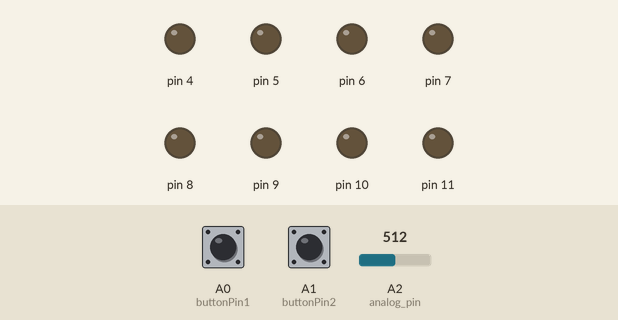
This sketch was run on a simulated Arduino Uno, built with avr-gcc and run on an emulated ATmega328P. Shown: output pins drawn as LEDs (lit = HIGH). Inputs (shaded band) come from the test bench; at power-on: A0 (buttonPin1) HIGH, A1 (buttonPin2) HIGH, A2 (analog_pin) = 512.

Above: at 1.2 s.
1.3 s: A0 (buttonPin1) pulled LOW for 3.2 s
At 2.2 s:
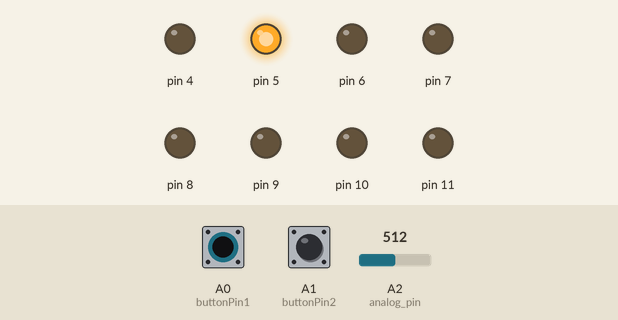
6.8 s: A0 (buttonPin1) pulled LOW for 0.15 s
At 7.7 s:
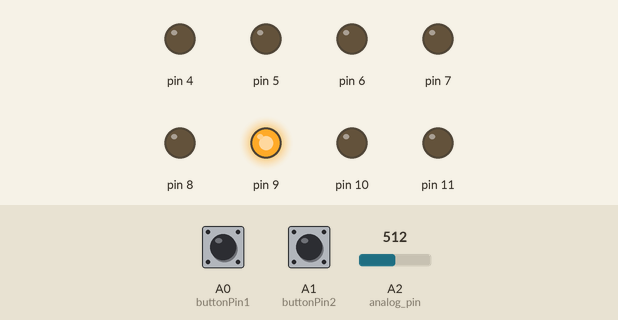
9.3 s: A0 (buttonPin1) pulled LOW for 1 s
At 10.2 s:
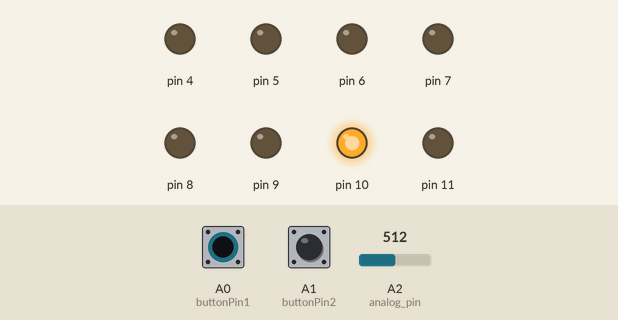
11.8 s: A0 (buttonPin1) pulled LOW for 0.15 s
At 12.7 s:
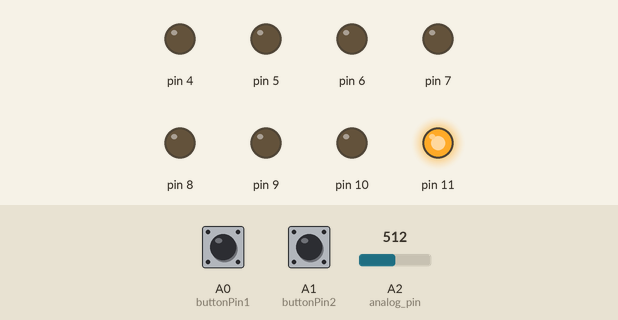
14.3 s: A0 (buttonPin1) pulled LOW for 0.15 s
At 15.2 s:
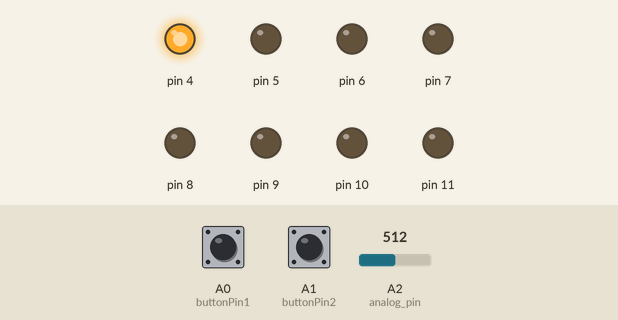
16.8 s: A1 (buttonPin2) pulled LOW for 3.2 s
At 20.7 s:
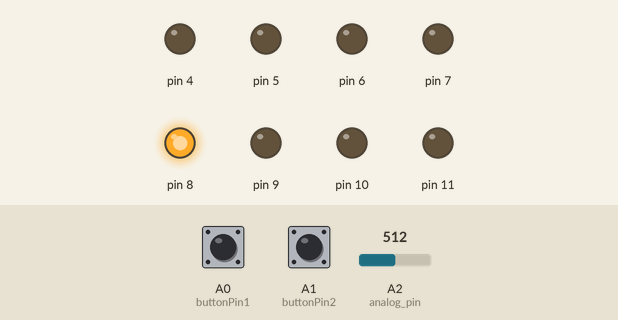
Timing chart, 0 to 22.4 s (numbered marks = the images above; inputs shaded):
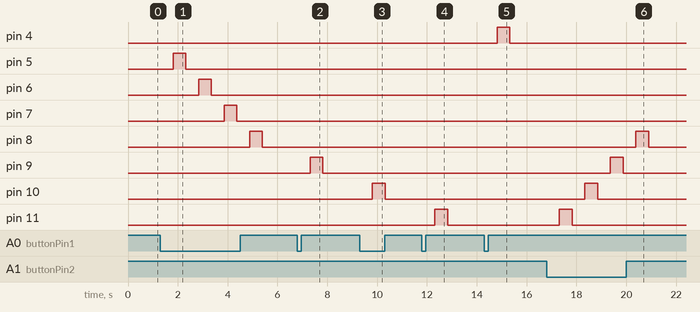

The sketch:

Exercise3.ino
```cpp
const int buttonPin1 = A0; // the number of the pushbutton pin
const int buttonPin2 = A1; // the number of the pushbutton pin
int buttonState1 = 0; // variable for reading the pushbutton status
int buttonState2 = 0; // variable for reading the pushbutton status
const byte analog_pin = A2; // the number of variable resistance pin
byte key;

int i = 0;
int val = 0;

void setup(){
  // PORT B(pin 8-11)
  DDRB = 0b00001111;
  // PORT D(pin 4-7)
  DDRD = 0b11110000;

  Serial.begin(9600);

 }


void loop(){
  val = analogRead(analog_pin);
  // read the state of the pushbutton value:

  buttonState1 = digitalRead(buttonPin1);
  buttonState2 = digitalRead(buttonPin2);

   // check if the pushbutton is pressed. If it is, the buttonState is HIGH:
  if (buttonState1 == LOW) {
    i++;
    delay(val);
    if ((i%8) < 4){
      PORTD = 0x10 << (i%4);
      delay(val);
      PORTD = 0x00;
      }
   else if (4 <= (i%8)){
      PORTB = 1 << (i%4);
      delay(val);
      PORTB = 0x00;
    }

  }

  if (buttonState2 == LOW) {
    i--;
    delay(val);
    if ((i%8) < 4){
      PORTD = 0x10 << (i%4);
      delay(val);
      PORTD = 0x00;
      }
    else if (4 <= (i%8)){
      PORTB = 1 << (i%4);
      delay(val);
      PORTB = 0x00;
    }
  }

}
```

Measured:
- after the input at 1.3 s, pin 5: LOW → HIGH after 0.51 s, → LOW 0.51 s later; pin 6: LOW → HIGH after 1.5 s, → LOW 0.51 s later; pin 7: LOW → HIGH after 2.6 s, → LOW 0.51 s later; pin 8: LOW → HIGH after 3.6 s, → LOW 0.51 s later
- after the input at 6.8 s, pin 9: LOW → HIGH after 0.51 s, → LOW 0.51 s later
- after the input at 9.3 s, pin 10: LOW → HIGH after 0.51 s, → LOW 0.51 s later
- after the input at 11.8 s, pin 11: LOW → HIGH after 0.51 s, → LOW 0.51 s later
- after the input at 14.3 s, pin 4: LOW → HIGH after 0.51 s, → LOW 0.51 s later
- after the input at 16.8 s, pin 8: LOW → HIGH after 3.6 s, → LOW 0.51 s later; pin 9: LOW → HIGH after 2.6 s, → LOW 0.51 s later; pin 10: LOW → HIGH after 1.5 s, → LOW 0.51 s later; pin 11: LOW → HIGH after 0.51 s, → LOW 0.51 s later
